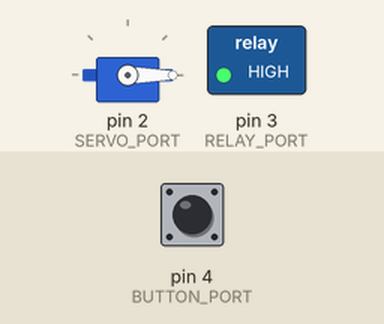
This sketch was run on a simulated Arduino Uno, built with avr-gcc and run on an emulated ATmega328P. Shown: servo, switched loads named in the sketch (green lamp = pin HIGH). The test bench sets the inputs (shaded band); at power-on: pin 4 (BUTTON_PORT) LOW.

Above: at 2.2 s.
2.3 s: pin 4 (BUTTON_PORT) pulled HIGH for 0.15 s
At 3.5 s:
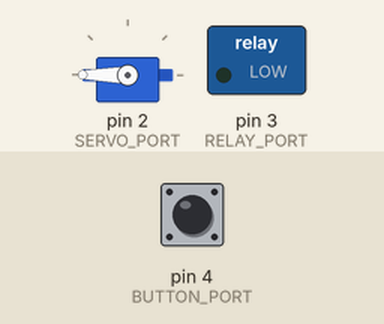
5.4 s: pin 4 (BUTTON_PORT) pulled HIGH for 1 s
At 7.2 s:
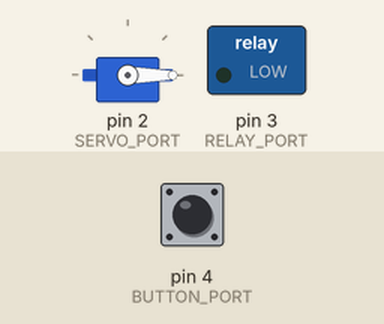
8.9 s: pin 4 (BUTTON_PORT) pulled HIGH for 3.2 s
At 9.9 s:
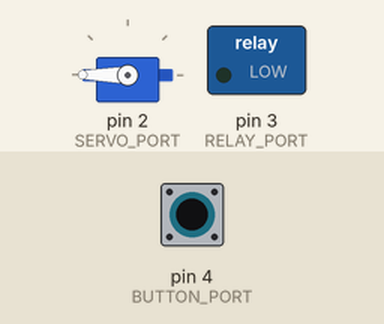
Timing chart, 0 to 15.4 s (numbered marks = the images above; inputs shaded):
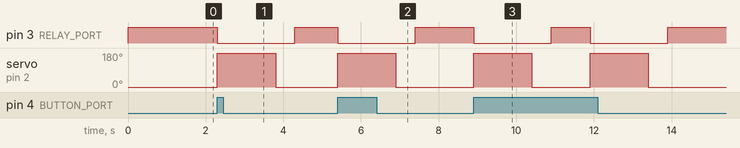

Measured:
- after the input at 2.3 s, pin 3 (RELAY_PORT): HIGH → LOW at once, → HIGH 2.0 s later; servo on pin 2 (SERVO_PORT): 0° → 180° at once, → 0° 1.5 s later
- after the input at 5.4 s, pin 3 (RELAY_PORT): HIGH → LOW at once, → HIGH 2.0 s later; servo on pin 2 (SERVO_PORT): 0° → 180° at once, → 0° 1.5 s later
- after the input at 8.9 s, pin 3 (RELAY_PORT): alternates HIGH for 1.0 s and LOW for 2.0 s, 4 changes in all, then stays HIGH, starting at once; servo on pin 2 (SERVO_PORT): alternates 180° for 1.5 s and 0° for 1.5 s, 4 changes in all, then stays 0°, starting at once

The sketch:

AutoBadger.ino
```cpp
/**
 * AutoBadger v1.1.0
 * @author Stefano Taillefert
 * https://github.com/Steeven9/AutoBadger
 */

#include <Servo.h>

#define SERVO_PORT 2
#define RELAY_PORT 3
#define BUTTON_PORT 4

//Servo starting angle in degrees
#define INITIAL_POS 0

//Strobe blinking interval in ms
#define STROBE_INTERVAL 500

//Uncomment to blink manually
//(switches the relay on and off in intervals)
//#define MANUAL_BLINK

Servo servo;

void setup() {
  pinMode(RELAY_PORT, OUTPUT);
  pinMode(BUTTON_PORT, INPUT);
  servo.attach(SERVO_PORT);
  digitalWrite(RELAY_PORT, HIGH); //default is off
  servo.write(INITIAL_POS); //start position - up
  delay(1000);
}

/**
 * Makes the strobe manually blink for the given duration.
 */
void manualBlink(int interval) {
  for (int i = 0; i < interval; ++i) {
    digitalWrite(RELAY_PORT, LOW);  //on
    delay(STROBE_INTERVAL);
    digitalWrite(RELAY_PORT, HIGH); //off
    delay(STROBE_INTERVAL);
    i = i + 2 * STROBE_INTERVAL;
  }
}

void loop() {
  if (digitalRead(BUTTON_PORT) == 1) {
    #ifdef MANUAL_BLINK
      servo.write(INITIAL_POS + 180);
      manualBlink(1500);
      servo.write(INITIAL_POS);
      manualBlink(500);
    #else
      digitalWrite(RELAY_PORT, LOW);  //on
      servo.write(INITIAL_POS + 180);
      delay(1500);
      servo.write(INITIAL_POS);
      delay(500);
      digitalWrite(RELAY_PORT, HIGH);  //off
    #endif
    delay(1000);
  }
}
```
